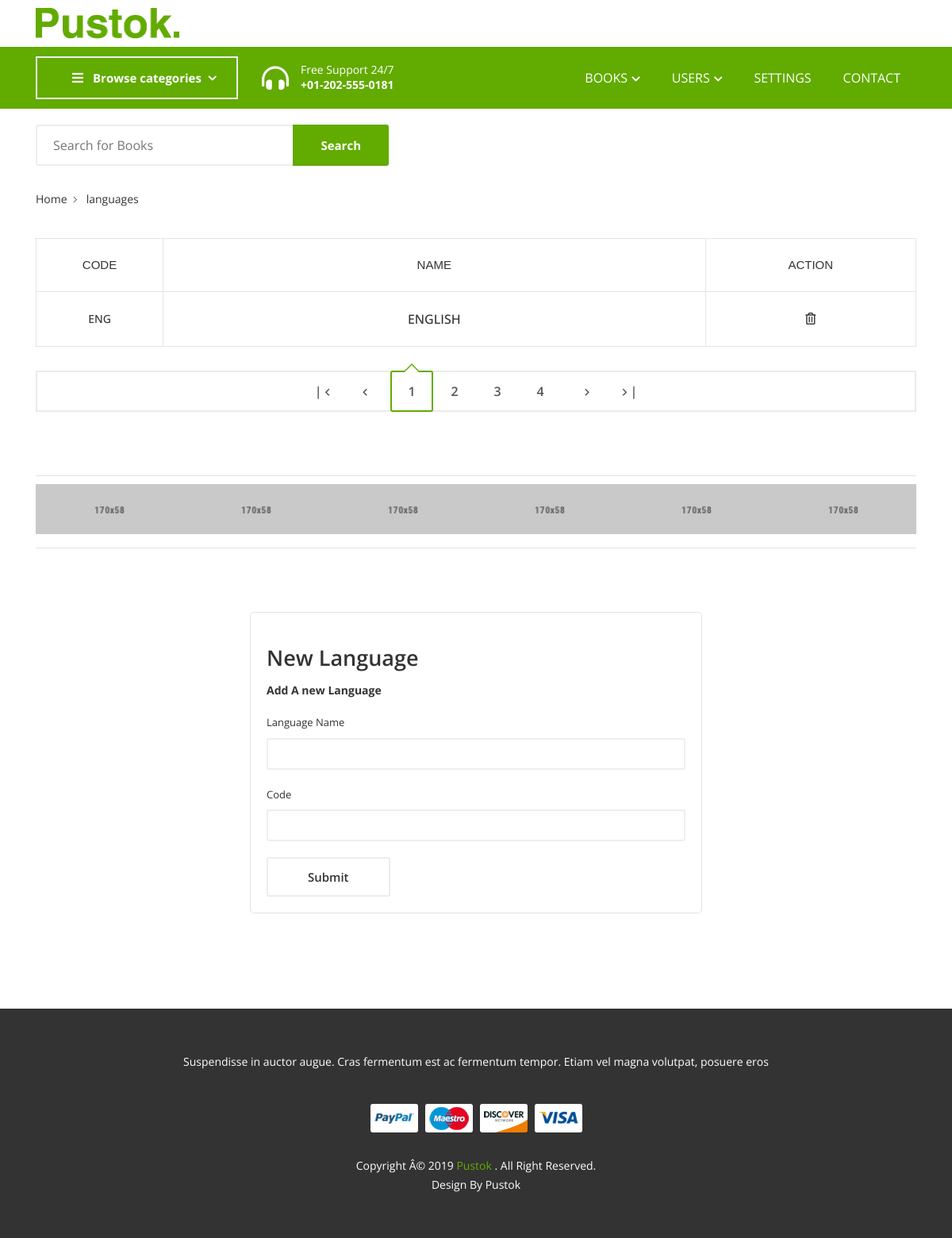
The app's page /book_lang (signed in) with its own data.
### App/models.py (models this page shows, shortened)
class Settings(models.Model):
    image=models.ImageField(null=True,blank=True)
    name=models.TextField(null=True,blank=True)

class Language(models.Model):
    name = models.CharField(max_length=200,
                            help_text="Enter the book's natural language (e.g. English, French, Japanese etc.)")
    code=models.CharField(max_length=200,
                            help_text="Enter the book's natural language code")

### App/views.py (the view, shortened to what this page needs)
# urls.py: path("book_lang", views.book_lang, name="book-lang"),
@login_required
def book_lang(request):
    context = {"books":Language.objects.all(), "categ":Genre.objects.all(), "lists":Genre.objects.all(), "details":Settings.objects.all()}
    return render(request,'languages.html', context)

### App/templates/languages.html (shortened to what this page needs)
{% load static %}
<!DOCTYPE html>
<html lang="zxx">
 <head>
  <link href="{% static 'css/plugins.css' %}" media="screen" rel="stylesheet" type="text/css"/>
  <link href="{% static 'css/main.css' %}" media="screen" rel="stylesheet" type="text/css"/>
 </head>
 <body>
  <div class="site-wrapper" id="top">
   <div class="site-header header-2 mb--20 d-none d-lg-block">
    <div class="header-middle pt--10 pb--10">
     <div class="container">
      <div class="row align-items-center">
       <div class="col-lg-3">
         <a class="site-brand" href="index.html">
           {% for detail in details %}
          <img alt="" src="{{detail.image.url}}"/>
           {% endfor %}
         </a>
       </div>
      </div>
     </div>
    </div>
    <div class="header-bottom bg-primary">
     <div class="container">
      <div class="row align-items-center">
       <div class="col-lg-3">
        <nav class="category-nav white-nav">
         <div>
          <a class="category-trigger" href="javascript:void(0)">
           <i class="fa fa-bars">
           </i>
           Browse
                                        categories
          </a>
         </div>
        </nav>
       </div>
       <div class="col-lg-3">
        <div class="header-phone color-white">
         <div class="icon">
          <i class="fas fa-headphones-alt">
          </i>
         </div>
         <div class="text">
          <p>
           Free Support 24/7
          </p>
          <p class="font-weight-bold number">
           +01-202-555-0181
          </p>
         </div>
        </div>
       </div>
       <div class="col-lg-6">
        <div class="main-navigation flex-lg-right">
         <ul class="main-menu menu-right main-menu--white li-last-0">
          <li class="menu-item has-children">
           <a href="javascript:void(0)">
            Books
            <i class="fas fa-chevron-down dropdown-arrow">
            </i>
           </a>
          </li>
          <li class="menu-item has-children mega-menu">
           <a href="javascript:void(0)">
            Users
            <i class="fas fa-chevron-down dropdown-arrow">
            </i>
           </a>
          </li>
          <li class="menu-item">
           <a href="settings">
            Settings
           </a>
          </li>
          <li class="menu-item">
           <a href="contact">
            Contact
           </a>
          </li>
         </ul>
        </div>
       </div>
      </div>
     </div>
    </div>
   </div>
    <div class="header-bottom pb--10">
     <div class="container">
      <div class="row align-items-center">
       <div class="col-lg-5">
        <div class="header-search-block">
         <input placeholder="Search for Books" type="text"/>
         <button>
          Search
         </button>
        </div>
       </div>
      </div>
     </div>
    </div>
   </div>
   <section class="breadcrumb-section">
    <div class="container">
     <div class="breadcrumb-contents">
      <nav aria-label="breadcrumb">
       <ol class="breadcrumb">
        <li class="breadcrumb-item">
         <a href="index.html">
          Home
         </a>
        </li>
        <li class="breadcrumb-item active">
         languages
        </li>
       </ol>
      </nav>
     </div>
    </div>
   </section>
   <div class="cart_area inner-page-sec-padding-bottom">
    <div class="container">
     <div class="row">
      <div class="col-12">
       <form action="./">
        <div class="cart-table table-responsive">
         <table class="table">
          <thead>
           <tr>
            <th class="pro-thumbnail">
             Code
            </th>
            <th class="pro-title">
             Name
            </th>
            <th class="pro-remove">
             Action
            </th>
           </tr>
          </thead>
          {% for book in books %}
          <tbody>
           <tr>
            <td class="pro-thumbnail">
             <a href="#">
              {{book.code}}
             </a>
            </td>
            <td class="pro-title">
             <a href="#">
              {{book.name}}
             </a>
            </td>
              <td class="pro-remove">
                <a href="#">
                  <i class="far fa-trash-alt"></i>
                </a>
              </td>
           </tr>
          </tbody>
          {% endfor %}
         </table>
        </div>
       </form>
      </div>
     </div>
     <div class="row pt--30">
      <div class="col-md-12">
       <div class="pagination-block">
        <ul class="pagination-btns flex-center">
         <li>
          <a class="single-btn prev-btn" href="">
           |
           <i class="zmdi zmdi-chevron-left">
           </i>
          </a>
         </li>
         <li>
          <a class="single-btn prev-btn" href="">
           <i class="zmdi zmdi-chevron-left">
           </i>
          </a>
         </li>
         <li class="active">
          <a class="single-btn" href="">
           1
          </a>
         </li>
         <li>
          <a class="single-btn" href="">
           2
          </a>
         </li>
         <li>
          <a class="single-btn" href="">
           3
          </a>
         </li>
         <li>
          <a class="single-btn" href="">
           4
          </a>
         </li>
         <li>
          <a class="single-btn next-btn" href="">
           <i class="zmdi zmdi-chevron-right">
           </i>
          </a>
         </li>
         <li>
          <a class="single-btn next-btn" href="">
           <i class="zmdi zmdi-chevron-right">
           </i>
           |
          </a>
         </li>
        </ul>
       </div>
      </div>
     </div>
    </div>
   </div>
  <section class="section-margin">
   <div class="container">
    <div class="brand-slider sb-slick-slider border-top border-bottom" data-slick-responsive='[
                {"breakpoint":992, "settings": {"slidesToShow": 4} },
                {"breakpoint":768, "settings": {"slidesToShow": 3} },
                {"breakpoint":575, "settings": {"slidesToShow": 3} },
                {"breakpoint":480, "settings": {"slidesToShow": 2} },
                {"breakpoint":320, "settings": {"slidesToShow": 1} }
            ]' data-slick-setting='{
                                            "autoplay": true,
                                            "autoplaySpeed": 8000,
                                            "slidesToShow": 6
                                            }'>
     <div class="single-slide">
      <img alt="" src="{% static 'image/others/brand-1.jpg' %}"/>
     </div>
     <div class="single-slide">
      <img alt="" src="{% static 'image/others/brand-2.jpg' %}"/>
     </div>
     <div class="single-slide">
      <img alt="" src="{% static 'image/others/brand-3.jpg' %}"/>
     </div>
     <div class="single-slide">
      <img alt="" src="{% static 'image/others/brand-4.jpg' %}"/>
     </div>
     <div class="single-slide">
      <img alt="" src="{% static 'image/others/brand-5.jpg' %}"/>
     </div>
     <div class="single-slide">
      <img alt="" src="{% static 'image/others/brand-6.jpg' %}"/>
     </div>
    </div>
   </div>
  </section>
<center>
<div class="col-sm-12 col-md-12 col-xs-12 col-lg-6 mb--30 mb-lg--0">
 <form method="POST">
  <div class="login-form">
   <h4 class="login-title">
    New Language
   </h4>
   <p>
    <span class="font-weight-bold">
     Add A new Language
    </span>
   </p>
   <div class="row">
    <div class="col-12 mb--20">
     <label for="email">
      Language Name
     </label>
     <input class="mb-0 form-control" id="lang_name" name="name" type="text"/>
    </div>
    <div class="col-12 mb--20">
     <label for="email">
      Code
     </label>
     <input class="mb-0 form-control" id="code" name="code" type="text"/>
    </div>
    <div class="col-md-12">
       <button class="btn btn-outlined" type="submit">
           Submit
       </button>
   </div>
   </div>
  </div>
 </form>
</div>
</center>
<footer class="site-footer">
 <div class="container">
  <div class="row justify-content-between section-padding">
   <div class="col-xl-3 col-lg-4 col-sm-6">
    <div class="single-footer pb--40">
    </div>
   </div>
   <div class="col-xl-3 col-lg-2 col-sm-6">
   </div>
   <div class="col-xl-3 col-lg-2 col-sm-6">
   </div>
   <div class="col-xl-3 col-lg-4 col-sm-6">
   </div>
  </div>
 </div>
 <div class="footer-bottom">
  <div class="container">
   <p class="copyright-heading">
    Suspendisse in auctor augue. Cras fermentum est ac fermentum tempor. Etiam
                  vel
                  magna volutpat, posuere eros
   </p>
   <a class="payment-block" href="#">
    <img alt="" src="{% static 'image/icon/payment.png' %}"/>
   </a>
   <p class="copyright-text">
    Copyright Â© 2019
    <a class="author" href="#">
     Pustok
    </a>
    . All Right Reserved.
    <br/>
    Design By Pustok
   </p>
  </div>
 </div>
</footer>
</body>
</html>

### records on screen
Settings: image (picture)
Language: code "ENG", name "ENGLISH"
